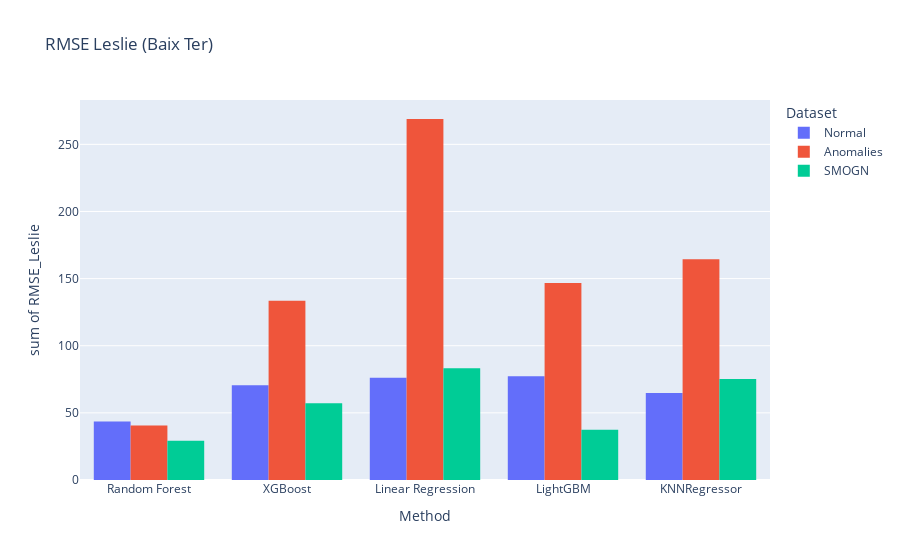

Notebook code for this chart:
### Markdown cell above
# Leslie (Baix Ter)

### Code cell
fig = px.histogram(plot, x="Method", y="RMSE_Leslie",
             color='Dataset', barmode='group', title='RMSE Leslie (Baix Ter)')
fig.show()

### Figure 1 — Plotly figure (JSON) as saved in the notebook; plotly's stock layout.template omitted (floating-point values rounded to 4 significant figures)
{"data": [{"alignmentgroup": "True", "bingroup": "x", "histfunc": "sum", "hovertemplate": "Dataset=Normal<br>Method=%{x}<br>sum of RMSE_Leslie=%{y}<extra></extra>", "legendgroup": "Normal", "marker": {"color": "#636efa", "pattern": {"shape": ""}}, "name": "Normal", "offsetgroup": "Normal", "orientation": "v", "showlegend": true, "type": "histogram", "x": ["Random Forest", "XGBoost", "Linear Regression", "LightGBM", "KNNRegressor", "Linear Regression"], "xaxis": "x", "y": [43.63, 70.62, 38.12, 77.35, 64.75, 38.12], "yaxis": "y"}, {"alignmentgroup": "True", "bingroup": "x", "histfunc": "sum", "hovertemplate": "Dataset=Anomalies<br>Method=%{x}<br>sum of RMSE_Leslie=%{y}<extra></extra>", "legendgroup": "Anomalies", "marker": {"color": "#EF553B", "pattern": {"shape": ""}}, "name": "Anomalies", "offsetgroup": "Anomalies", "orientation": "v", "showlegend": true, "type": "histogram", "x": ["Random Forest", "XGBoost", "Linear Regression", "LightGBM", "KNNRegressor", "Linear Regression"], "xaxis": "x", "y": [40.57, 133.4, 134.4, 146.6, 164.5, 134.4], "yaxis": "y"}, {"alignmentgroup": "True", "bingroup": "x", "histfunc": "sum", "hovertemplate": "Dataset=SMOGN<br>Method=%{x}<br>sum of RMSE_Leslie=%{y}<extra></extra>", "legendgroup": "SMOGN", "marker": {"color": "#00cc96", "pattern": {"shape": ""}}, "name": "SMOGN", "offsetgroup": "SMOGN", "orientation": "v", "showlegend": true, "type": "histogram", "x": ["Random Forest", "XGBoost", "Linear Regression", "LightGBM", "KNNRegressor", "Linear Regression"], "xaxis": "x", "y": [29.3, 57.13, 41.66, 37.49, 75.18, 41.66], "yaxis": "y"}], "layout": {"barmode": "group", "legend": {"title": {"text": "Dataset"}, "tracegroupgap": 0}, "title": {"text": "RMSE Leslie (Baix Ter)"}, "xaxis": {"anchor": "y", "domain": [0, 1], "title": {"text": "Method"}}, "yaxis": {"anchor": "x", "domain": [0, 1], "title": {"text": "sum of RMSE_Leslie"}}}}
